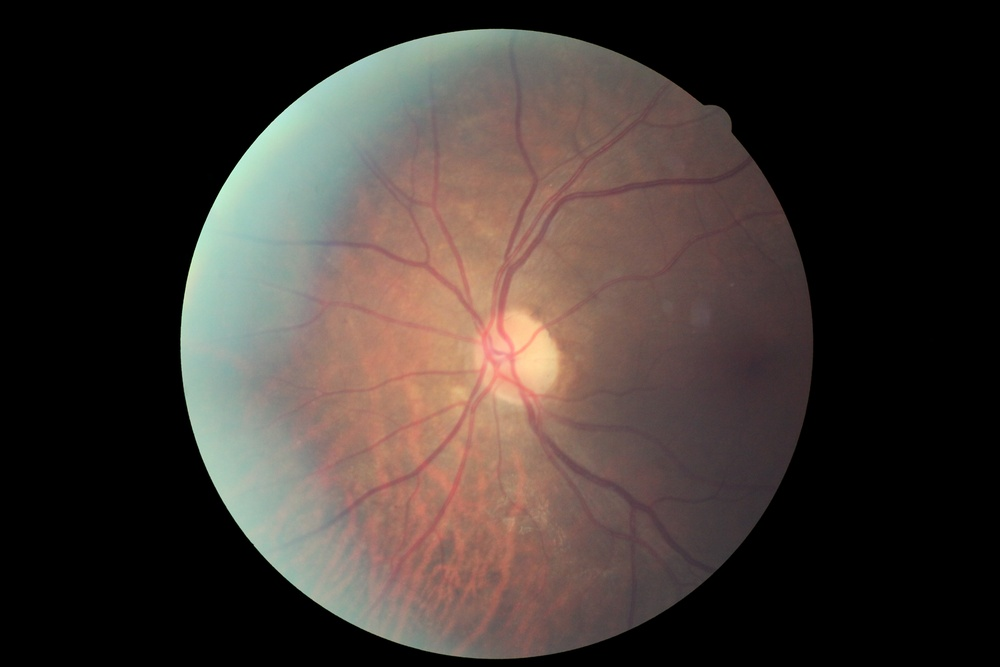
#> input picture src/data/sampleimages/10_left.jpeg, 1000 x 667 px, shrunk from 4752 x 3168 before the run; its folder holds only this picture in this run
$ python dataAugmentation.py
#> lines starting #> are read from the running program, lines starting #| are printed output that depends on the picture
#> in augment_and_save_images, img is the input picture: shape (667, 1000, 3); mean B, G, R 50, 54.6, 64.1
# src/dataAugmentation.py
import cv2
import numpy as np
import os
from glob import glob

def augment_image(img):
    """Applies a series of augmentations to an image."""
    augmented_images = []

    # Rotation (e.g., -30, 0, 30 degrees)
    angles = [-30, 0, 30]
    for angle in angles:
        rotated = rotate_image(img, angle)
        augmented_images.append(rotated)
#> this loop made 3 passes
#> pass 1, in rotate_image, `rotated_img = cv2.warpAffine(img, rotation_matrix, (w, h))`:
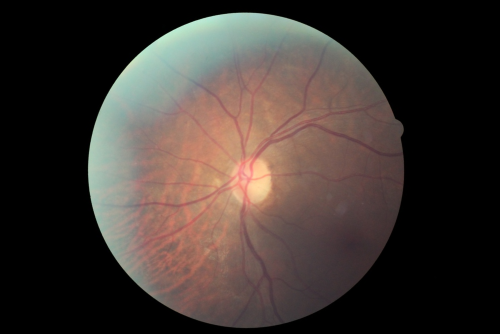
#> rotated_img: shape (667, 1000, 3) (shown at 1/2 size); mean B, G, R 50, 54.6, 64.1
#> pass 3, in rotate_image (call 3), `rotated_img = cv2.warpAffine(img, rotation_matrix, (w, h))`:
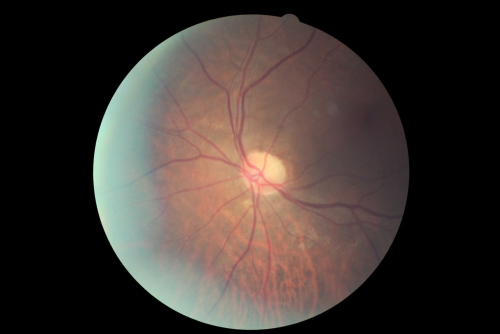
#> rotated_img: shape (667, 1000, 3) (shown at 1/2 size); mean B, G, R 50, 54.6, 64.1
#> after the loop, augmented_images = 3 items

    # Flip (horizontal and vertical)
    flipped_h = cv2.flip(img, 1)
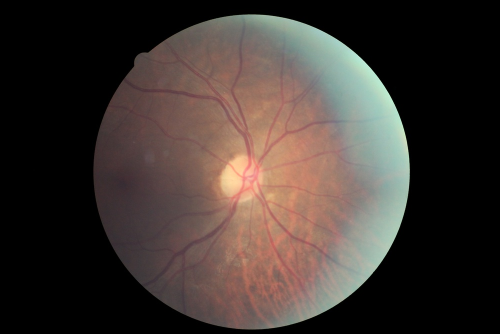
#> flipped_h: shape (667, 1000, 3) (shown at 1/2 size); mean B, G, R 50, 54.6, 64.1
    flipped_v = cv2.flip(img, 0)
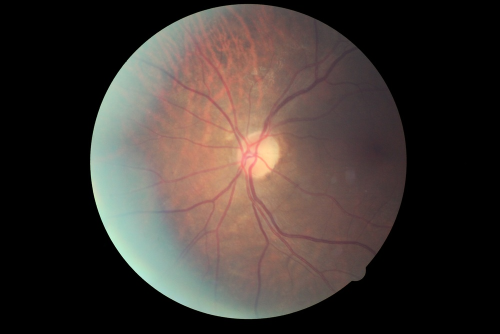
#> flipped_v: shape (667, 1000, 3) (shown at 1/2 size); mean B, G, R 50, 54.6, 64.1
    augmented_images.extend([flipped_h, flipped_v])

    # Brightness and contrast adjustments
    brightened = adjust_brightness_contrast(img, brightness=30, contrast=50)
    darkened = adjust_brightness_contrast(img, brightness=-30, contrast=30)
    augmented_images.extend([brightened, darkened])

    return augmented_images

def rotate_image(img, angle):
    """Rotates the image by a specified angle."""
    h, w = img.shape[:2]
    center = (w // 2, h // 2)
    rotation_matrix = cv2.getRotationMatrix2D(center, angle, scale=1)
    rotated_img = cv2.warpAffine(img, rotation_matrix, (w, h))
    return rotated_img

def adjust_brightness_contrast(img, brightness=0, contrast=0):
    """Adjusts brightness and contrast of an image."""
#> called with brightness = 30, contrast = 50
    return cv2.convertScaleAbs(img, alpha=1 + (contrast / 100), beta=brightness)
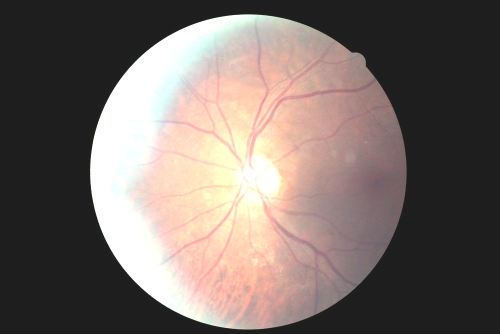
#> returned value: shape (667, 1000, 3) (shown at 1/2 size); mean of channels 0, 1, 2 102.5, 107.6, 119.2; drawn as B, G, R

def augment_and_save_images(data_dir, output_dir, batch_size=10):
    """Performs data augmentation on images in batches and saves them."""
    if not os.path.exists(output_dir):
        os.makedirs(output_dir)

    image_paths = glob(os.path.join(data_dir, '*.jpeg'))
    print(f"Found {len(image_paths)} images in {data_dir}.")

    # Process in batches
    for i in range(0, len(image_paths), batch_size):
        batch = image_paths[i:i + batch_size]
        print(f"Processing batch {i // batch_size + 1} of {len(image_paths) // batch_size + 1}")

        for img_path in batch:
            img = cv2.imread(img_path)
            augmented_images = augment_image(img)
#> call 2 of adjust_brightness_contrast, with brightness = -30, contrast = 30
#> in adjust_brightness_contrast (call 2), `return cv2.convertScaleAbs(img, alpha=1 + (contrast / 100), beta=brigh..`:
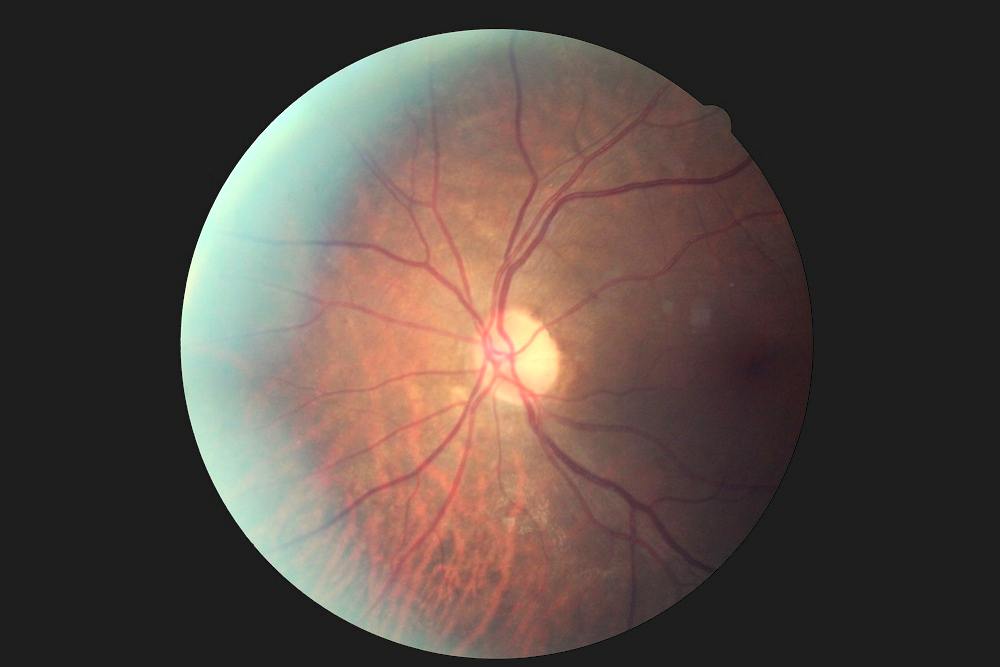
#> returned value: shape (667, 1000, 3); mean of channels 0, 1, 2 66.6, 72.6, 84.8; drawn as B, G, R
#> augmented_images = 7 items

            for j, aug_img in enumerate(augmented_images):
                output_path = os.path.join(output_dir, f"{os.path.splitext(os.path.basename(img_path))[0]}_aug_{j}.jpeg")
                cv2.imwrite(output_path, aug_img)
                print(f"Saved augmented image to: {output_path}")
#> this loop made 7 passes
#| Saved augmented image to: data/augmented_images/10_left_aug_0.jpeg
#| Saved augmented image to: data/augmented_images/10_left_aug_1.jpeg
#| Saved augmented image to: data/augmented_images/10_left_aug_2.jpeg
#| Saved augmented image to: data/augmented_images/10_left_aug_3.jpeg
#| Saved augmented image to: data/augmented_images/10_left_aug_4.jpeg
#> (further printed lines are left out)

# Example usage
if __name__ == "__main__":
    data_dir = "data/sampleimages"  # Path to the original images
    output_dir = "data/augmented_images"  # Path for saving augmented images
    augment_and_save_images(data_dir, output_dir, batch_size=10)

$ run again, on src/data/sampleimages/15_left.jpeg
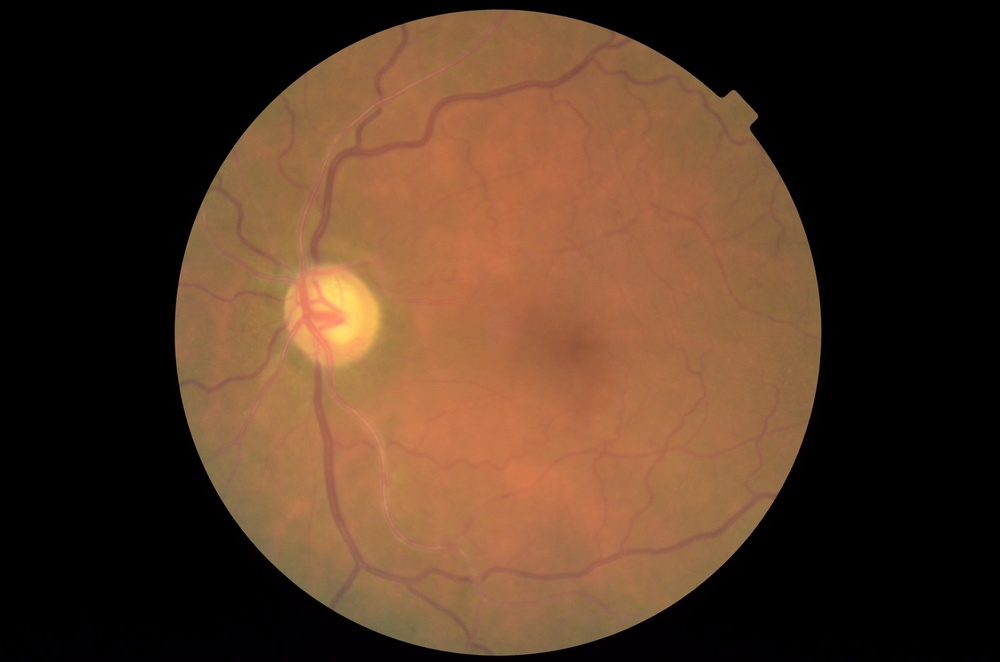
#> input picture src/data/sampleimages/15_left.jpeg, 1000 x 662 px, shrunk from 4928 x 3264 before the run
#> in augment_and_save_images, img is the input picture: shape (662, 1000, 3); mean B, G, R 35.7, 55, 82.3
#> after the loop in augment_image, `for angle in angles:`: augmented_images = 3 items
#> in adjust_brightness_contrast, `return cv2.convertScaleAbs(img, alpha=1 + (contrast / 100), beta=brigh..`:
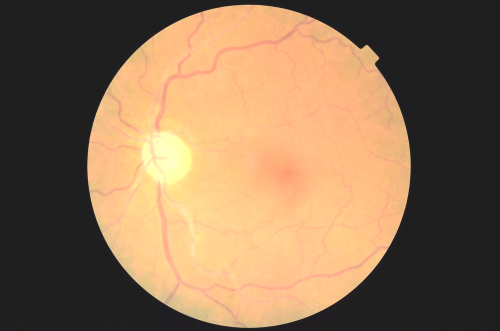
#> returned value: shape (662, 1000, 3) (shown at 1/2 size); mean of channels 0, 1, 2 83.6, 112.1, 140.4; drawn as B, G, R
#> in adjust_brightness_contrast (call 2), `return cv2.convertScaleAbs(img, alpha=1 + (contrast / 100), beta=brigh..`:
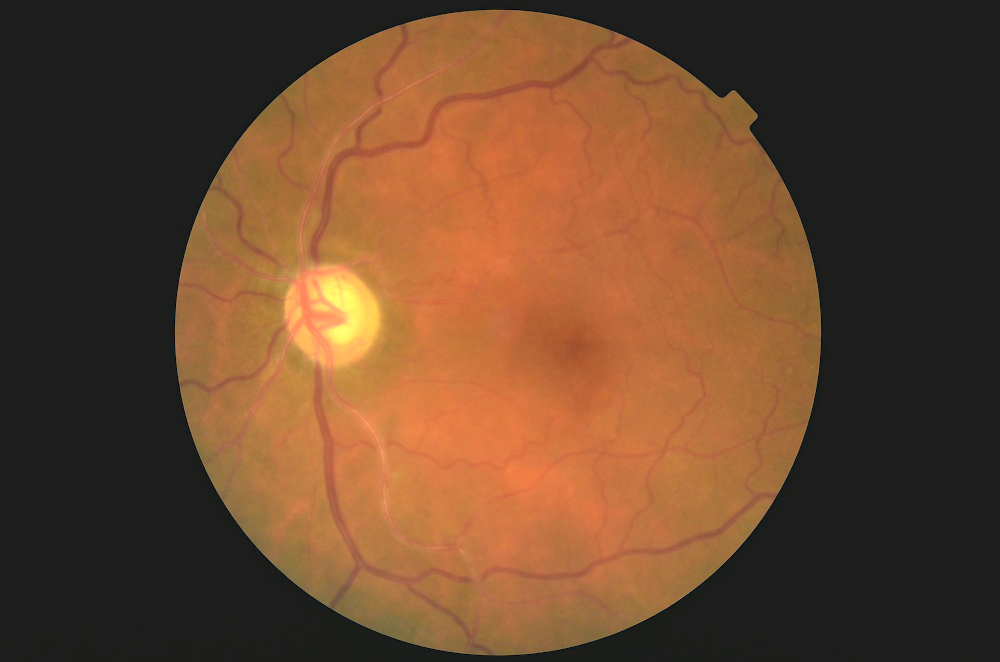
#> returned value: shape (662, 1000, 3); mean of channels 0, 1, 2 46.3, 71.5, 106.5; drawn as B, G, R
#> in augment_and_save_images, `augmented_images = augment_image(img)`: augmented_images = 7 items
#> the loop in augment_and_save_images, `for j, aug_img in enumerate(augmented_images):` made 7 passes
#| Saved augmented image to: data/augmented_images/15_left_aug_0.jpeg
#| Saved augmented image to: data/augmented_images/15_left_aug_1.jpeg
#| Saved augmented image to: data/augmented_images/15_left_aug_2.jpeg
#| Saved augmented image to: data/augmented_images/15_left_aug_3.jpeg
#| Saved augmented image to: data/augmented_images/15_left_aug_4.jpeg
#> (further printed lines are left out)

$ run again, on src/data/sampleimages/15_right.jpeg
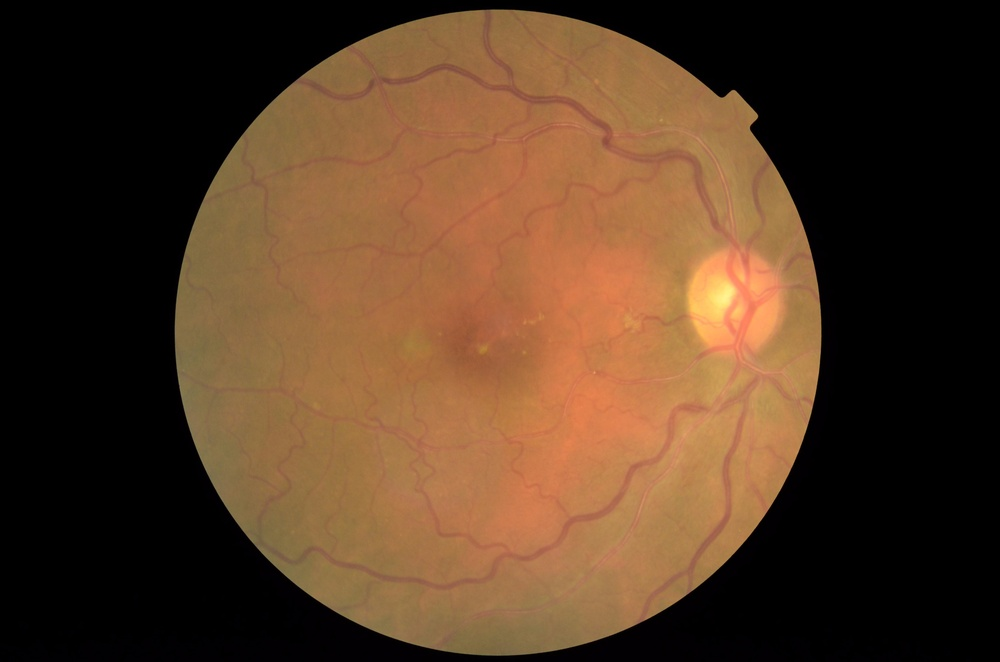
#> input picture src/data/sampleimages/15_right.jpeg, 1000 x 662 px, shrunk from 4928 x 3264 before the run
#> in augment_and_save_images, img is the input picture: shape (662, 1000, 3); mean B, G, R 36.1, 58.2, 84.8
#> after the loop in augment_image, `for angle in angles:`: augmented_images = 3 items
#> in adjust_brightness_contrast, `return cv2.convertScaleAbs(img, alpha=1 + (contrast / 100), beta=brigh..`:
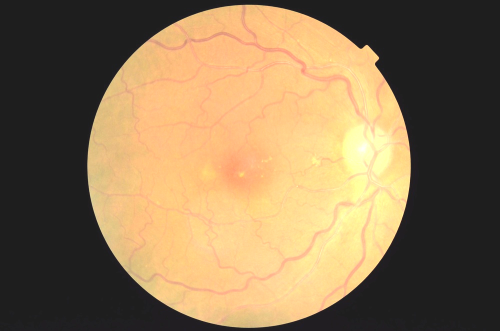
#> returned value: shape (662, 1000, 3) (shown at 1/2 size); mean of channels 0, 1, 2 84.1, 117, 140.3; drawn as B, G, R
#> in adjust_brightness_contrast (call 2), `return cv2.convertScaleAbs(img, alpha=1 + (contrast / 100), beta=brigh..`:
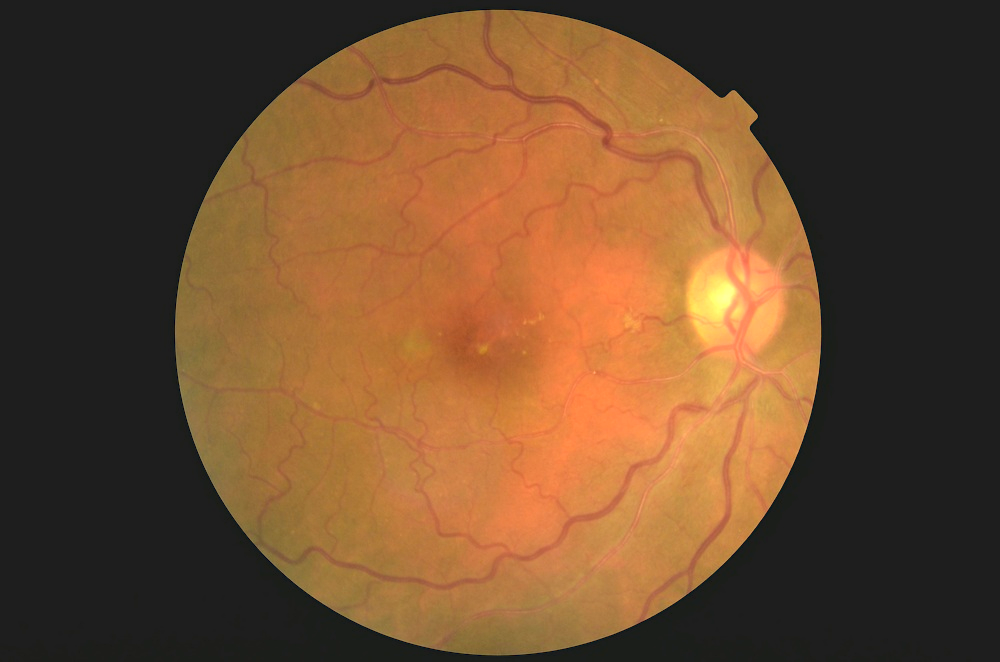
#> returned value: shape (662, 1000, 3); mean of channels 0, 1, 2 46.7, 75.7, 109.6; drawn as B, G, R
#> in augment_and_save_images, `augmented_images = augment_image(img)`: augmented_images = 7 items
#> the loop in augment_and_save_images, `for j, aug_img in enumerate(augmented_images):` made 7 passes
#| Saved augmented image to: data/augmented_images/15_right_aug_0.jpeg
#| Saved augmented image to: data/augmented_images/15_right_aug_1.jpeg
#| Saved augmented image to: data/augmented_images/15_right_aug_2.jpeg
#| Saved augmented image to: data/augmented_images/15_right_aug_3.jpeg
#| Saved augmented image to: data/augmented_images/15_right_aug_4.jpeg
#> (further printed lines are left out)
